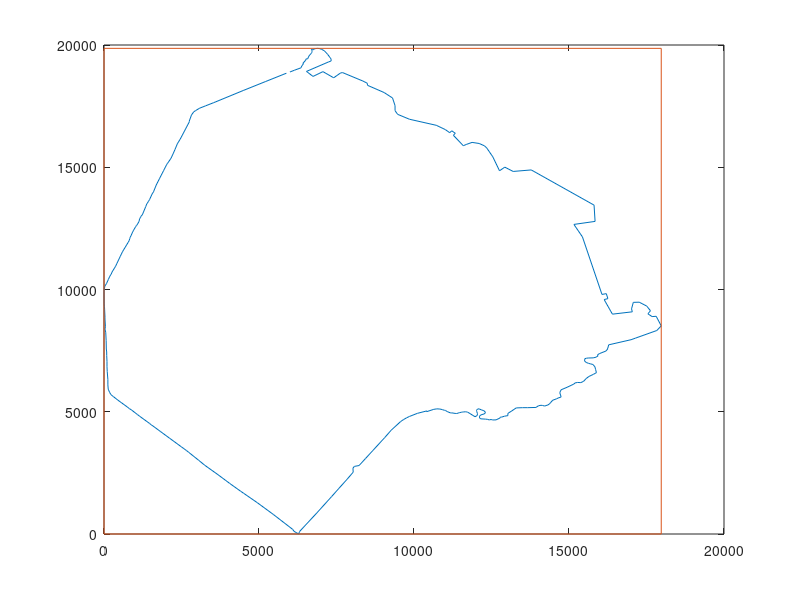

Here is the MATLAB script that generated this plot:
clear all
close all

M = csvread('capital_federal.csv');

% Xmin = -9016.359751;
% Ymin = -9904.671966;
% Xmax = 8959.042825 ;
% Ymax = 9958.470781;

Xmin = min(M(:,1));
Xmax = max(M(:,1));
Ymin = min(M(:,2));
Ymax = max(M(:,2));

sqr = [Xmin Ymin; Xmin Ymax; Xmax Ymax; Xmax Ymin; Xmin Ymin];


% (min(M(:,2)) + max(M(:,2))) / 2
figure
%plot(c(:,1),c(:,2),sqr(:,1),sqr(:,2))
plot(M(:,1),M(:,2),sqr(:,1),sqr(:,2))
%  plot(M(:,1) -5643800,M(:,2) -6169100)
% plot(M(:,1),M(:,2))
 
% 0 0 9854.149231 9900.419522  --> Python